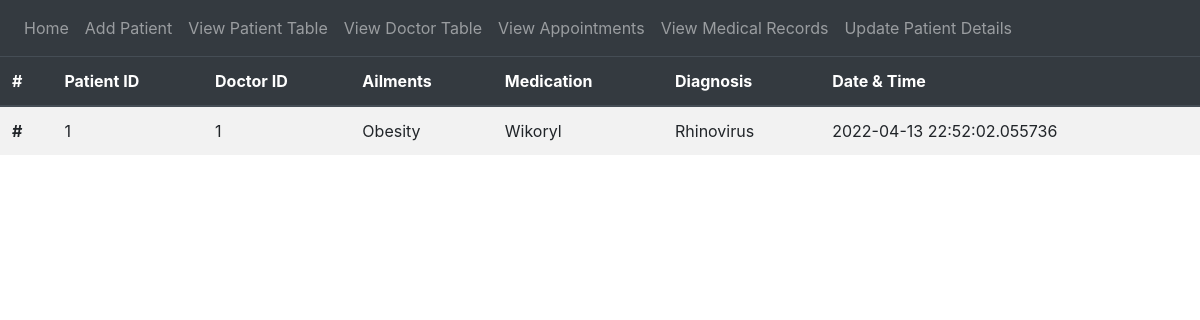
/medrecTable, run on an earlier commit of the app's database.
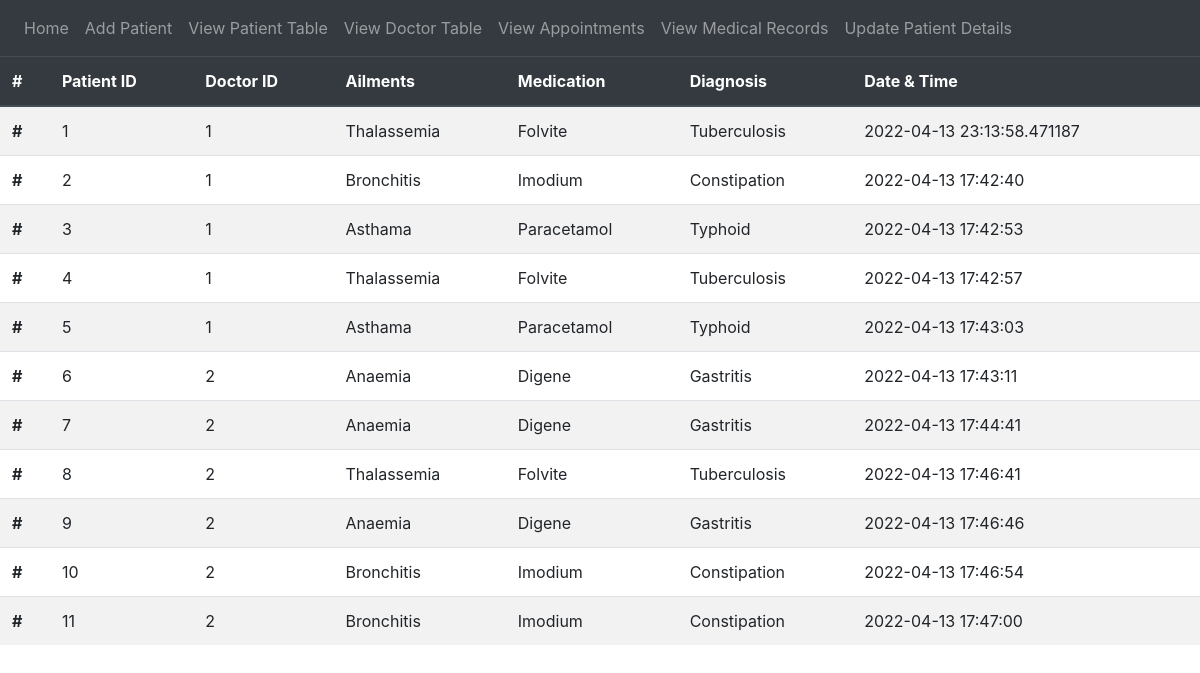
And on a later commit of the database.
### tables this page shows
CREATE TABLE MEDICALRECORDS (
            PatID INTEGER,
            DocID INTEGER,
            Ailments VARCHAR(255),
            Medication VARCHAR(255),
            Diagnosis VARCHAR(255),
            Date TIMESTAMP DEFAULT CURRENT_TIMESTAMP,
            FOREIGN KEY (PatID) references PATIENT(ID),
            FOREIGN KEY (DocID) references DOCTOR(ID),
            PRIMARY KEY (PatID, Date)
        );

### website/views.py (the view)
@views.route('/medrecTable')
def medrecTable():
    conn = sql.connect("hospital.db")
    conn.row_factory = sql.Row
    cur = conn.cursor()
    cur.execute("""DROP VIEW IF EXISTS MEDICALRECORD_VIEW""")
    medrec_view = """ CREATE VIEW MEDICALRECORD_VIEW AS SELECT * FROM MEDICALRECORDS;"""
    cur.execute(medrec_view)
    cur.execute("Select * from MEDICALRECORD_VIEW")
    rows = cur.fetchall()
    return render_template("medrecTable.html", rows = rows)

### website/templates/medrecTable.html (shortened to what this page needs)
{% extends "base.html" %}
{% block content %}
<table class="table table-striped">
    <thead class = "thead-dark">
        <tr>
            <th scope = "col">#</th>
            <th scope = "col">Patient ID</th>
            <th scope = "col">Doctor ID</th>
            <th scope = "col">Ailments</th>
            <th scope = "col">Medication</th>
            <th scope = "col">Diagnosis</th>
            <th scope = "col">Date & Time</th>
        </tr>
    </thead>
    <tbody>
    {% for row in rows %}
        <tr>
            <th scope = "row">#</th>
            <td>{{row['PatID']}}</td>
            <td>{{row['DocID']}}</td>
            <td>{{row['Ailments']}}</td>
            <td>{{row['Medication']}}</td>
            <td>{{row['Diagnosis']}}</td>
            <td>{{row['Date']}}</td>
        </tr>
    {% endfor %}
    </tbody>
</table>
{% endblock %}

What changed in the data, as far as the page shows it:
removed MEDICALRECORDS: PatID "1", DocID "1", Ailments "Obesity", Medication "Wikoryl", Diagnosis "Rhinovirus", Date "2022-04-13 22:52:02.055736"
added MEDICALRECORDS: PatID "1", DocID "1", Ailments "Thalassemia", Medication "Folvite", Diagnosis "Tuberculosis", Date "2022-04-13 23:13:58.471187"
added MEDICALRECORDS: PatID "2", DocID "1", Ailments "Bronchitis", Medication "Imodium", Diagnosis "Constipation", Date "2022-04-13 17:42:40"
added MEDICALRECORDS: PatID "3", DocID "1", Ailments "Asthama", Medication "Paracetamol", Diagnosis "Typhoid", Date "2022-04-13 17:42:53"
added MEDICALRECORDS: PatID "4", DocID "1", Ailments "Thalassemia", Medication "Folvite", Diagnosis "Tuberculosis", Date "2022-04-13 17:42:57"
added MEDICALRECORDS: PatID "5", DocID "1", Ailments "Asthama", Medication "Paracetamol", Diagnosis "Typhoid", Date "2022-04-13 17:43:03"
added MEDICALRECORDS: PatID "6", DocID "2", Ailments "Anaemia", Medication "Digene", Diagnosis "Gastritis", Date "2022-04-13 17:43:11"
added MEDICALRECORDS: PatID "7", DocID "2", Ailments "Anaemia", Medication "Digene", Diagnosis "Gastritis", Date "2022-04-13 17:44:41"
added MEDICALRECORDS: PatID "8", DocID "2", Ailments "Thalassemia", Medication "Folvite", Diagnosis "Tuberculosis", Date "2022-04-13 17:46:41"
added MEDICALRECORDS: PatID "9", DocID "2", Ailments "Anaemia", Medication "Digene", Diagnosis "Gastritis", Date "2022-04-13 17:46:46"
added MEDICALRECORDS: PatID "10", DocID "2", Ailments "Bronchitis", Medication "Imodium", Diagnosis "Constipation", Date "2022-04-13 17:46:54"
added MEDICALRECORDS: PatID "11", DocID "2", Ailments "Bronchitis", Medication "Imodium", Diagnosis "Constipation", Date "2022-04-13 17:47:00"
